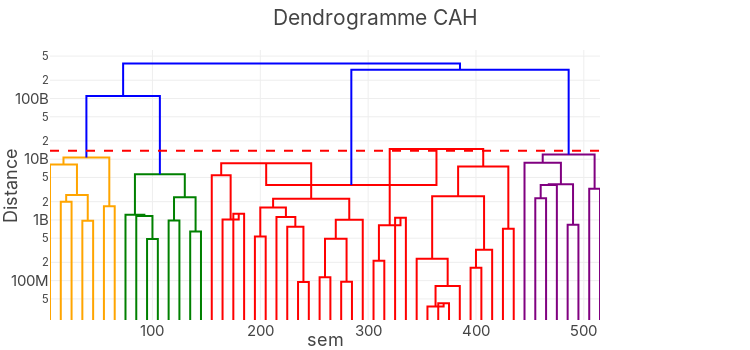
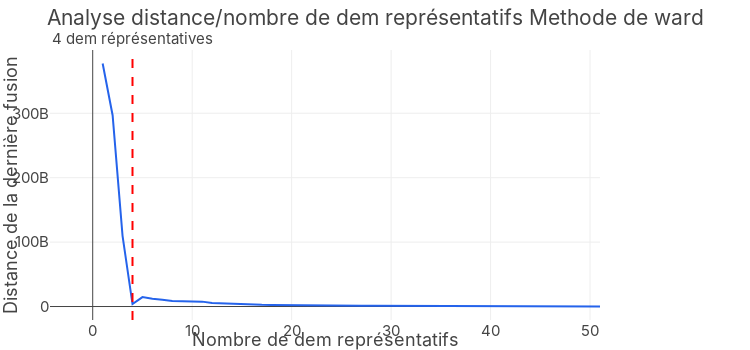

Here is the notebook cell these charts were saved with, in order:
### Code cell
# Build representative demand dictionary over scenario years
# 1. Read raw hourly demand for base year
# 2. Aggregate into representative weeks according to profil_weeks strategy
# 3. Scale future years with annual growth rate
# 4. Create weight dictionary (# of original weeks mapping into each representative week)

demand = np.loadtxt('../../../data/formatted/demand/2019.inc')[:int(7*24*52)]
demand_reshape = pd.DataFrame(np.array(demand).reshape(-1, 7*24))
demand_total = demand_reshape.values.sum()

cluster_labels = None
if profil_weeks == 'average':
    group_size = 52 // number_of_mean_weeks
    cluster_labels = np.repeat(np.arange(number_of_mean_weeks), group_size)
    demand_average = demand_reshape.groupby(np.arange(len(demand_reshape)) // group_size).mean()
elif profil_weeks == 'maxmin':
    max_row_index = demand_reshape.idxmax().iloc[0]
    max_row = demand_reshape.loc[[max_row_index]]
    min_row_index = demand_reshape.idxmin().iloc[0]
    min_row = demand_reshape.loc[[min_row_index]]
    random_rows_indices = rng.choice(demand_reshape.index, size=number_of_mean_weeks-2, replace=False)
    random_rows = demand_reshape.loc[random_rows_indices]
    demand_average = pd.concat([max_row, min_row, random_rows])
    demand_average.reset_index(drop=True, inplace=True)
    demand_average_total = demand_average.values.sum()
    demand_average = demand_average * demand_total / (demand_average_total * 52/number_of_mean_weeks)
elif profil_weeks == 'M4':
    cluster_labels = R_M4_Demand(number_of_mean_weeks, demand_reshape, print_info=print_m4)
    demand_average = demand_reshape.groupby(cluster_labels).mean()
else:
    raise ValueError(f'Invalid profil_weeks={profil_weeks}')

# Build hourly demand dictionary with growth
demand_dict = {
    (y, w, h): demand_average.iloc[w-1, h-1] * (1 + demand_growth) ** (y - years[0])
    for y in years for w in weeks for h in hours
}

# Representative week weights (how many original weeks map to each)
if cluster_labels is not None and len(cluster_labels) == len(demand_reshape):
    raw_weights = dict(Counter(cluster_labels))
    weight_week_dict = {w: raw_weights.get(w-1, 0) for w in weeks}
else:
    block = 52 // number_of_mean_weeks
    weight_week_dict = {w: block for w in weeks}

# Provide grouping array for technology scripts relying on representative-week labels
group = cluster_labels if cluster_labels is not None else np.repeat(
    np.arange(number_of_mean_weeks), 52 // number_of_mean_weeks
)

print('-'*50)
print('Importing demand ... OK')
print(f"Representative weeks: {number_of_mean_weeks} | Strategy: {profil_weeks}")
print('-'*50)

### Figure 1 — Plotly figure (JSON) as saved in the notebook; plotly's stock layout.template omitted (floating-point values rounded to 4 significant figures)
{"data": [{"line": {"color": "orange", "width": 2}, "mode": "lines", "type": "scatter", "x": [15.0, 15.0, 25.0, 25.0], "y": [0.0, 1983000000.0, 1983000000.0, 0.0]}, {"line": {"color": "orange", "width": 2}, "mode": "lines", "type": "scatter", "x": [35.0, 35.0, 45.0, 45.0], "y": [0.0, 966900000.0, 966900000.0, 0.0]}, {"line": {"color": "orange", "width": 2}, "mode": "lines", "type": "scatter", "x": [20.0, 20.0, 40.0, 40.0], "y": [1983000000.0, 2569000000.0, 2569000000.0, 966900000.0]}, {"line": {"color": "orange", "width": 2}, "mode": "lines", "type": "scatter", "x": [5.0, 5.0, 30.0, 30.0], "y": [0.0, 8211000000.0, 8211000000.0, 2569000000.0]}, {"line": {"color": "orange", "width": 2}, "mode": "lines", "type": "scatter", "x": [55.0, 55.0, 65.0, 65.0], "y": [0.0, 1673000000.0, 1673000000.0, 0.0]}, {"line": {"color": "orange", "width": 2}, "mode": "lines", "type": "scatter", "x": [17.5, 17.5, 60.0, 60.0], "y": [8211000000.0, 10640000000.0, 10640000000.0, 1673000000.0]}, {"line": {"color": "green", "width": 2}, "mode": "lines", "type": "scatter", "x": [95.0, 95.0, 105.0, 105.0], "y": [0.0, 486500000.0, 486500000.0, 0.0]}, {"line": {"color": "green", "width": 2}, "mode": "lines", "type": "scatter", "x": [85.0, 85.0, 100.0, 100.0], "y": [0.0, 1156000000.0, 1156000000.0, 486500000.0]}, {"line": {"color": "green", "width": 2}, "mode": "lines", "type": "scatter", "x": [75.0, 75.0, 92.5, 92.5], "y": [0.0, 1220000000.0, 1220000000.0, 1156000000.0]}, {"line": {"color": "green", "width": 2}, "mode": "lines", "type": "scatter", "x": [115.0, 115.0, 125.0, 125.0], "y": [0.0, 976500000.0, 976500000.0, 0.0]}, {"line": {"color": "green", "width": 2}, "mode": "lines", "type": "scatter", "x": [135.0, 135.0, 145.0, 145.0], "y": [0.0, 645400000.0, 645400000.0, 0.0]}, {"line": {"color": "green", "width": 2}, "mode": "lines", "type": "scatter", "x": [120.0, 120.0, 140.0, 140.0], "y": [976500000.0, 2356000000.0, 2356000000.0, 645400000.0]}, {"line": {"color": "green", "width": 2}, "mode": "lines", "type": "scatter", "x": [83.75, 83.75, 130.0, 130.0], "y": [1220000000.0, 5643000000.0, 5643000000.0, 2356000000.0]}, {"line": {"color": "blue", "width": 2}, "mode": "lines", "type": "scatter", "x": [38.75, 38.75, 106.9, 106.9], "y": [10640000000.0, 109700000000.0, 109700000000.0, 5643000000.0]}, {"line": {"color": "red", "width": 2}, "mode": "lines", "type": "scatter", "x": [175.0, 175.0, 185.0, 185.0], "y": [0.0, 1267000000.0, 1267000000.0, 0.0]}, {"line": {"color": "red", "width": 2}, "mode": "lines", "type": "scatter", "x": [165.0, 165.0, 180.0, 180.0], "y": [0.0, 1015000000.0, 1015000000.0, 1267000000.0]}, {"line": {"color": "red", "width": 2}, "mode": "lines", "type": "scatter", "x": [155.0, 155.0, 172.5, 172.5], "y": [0.0, 5469000000.0, 5469000000.0, 1015000000.0]}, {"line": {"color": "red", "width": 2}, "mode": "lines", "type": "scatter", "x": [195.0, 195.0, 205.0, 205.0], "y": [0.0, 531000000.0, 531000000.0, 0.0]}, {"line": {"color": "red", "width": 2}, "mode": "lines", "type": "scatter", "x": [235.0, 235.0, 245.0, 245.0], "y": [0.0, 95070000.0, 95070000.0, 0.0]}, {"line": {"color": "red", "width": 2}, "mode": "lines", "type": "scatter", "x": [225.0, 225.0, 240.0, 240.0], "y": [0.0, 775400000.0, 775400000.0, 95070000.0]}, {"line": {"color": "red", "width": 2}, "mode": "lines", "type": "scatter", "x": [215.0, 215.0, 232.5, 232.5], "y": [0.0, 1122000000.0, 1122000000.0, 775400000.0]}, {"line": {"color": "red", "width": 2}, "mode": "lines", "type": "scatter", "x": [200.0, 200.0, 223.8, 223.8], "y": [531000000.0, 1601000000.0, 1601000000.0, 1122000000.0]}, {"line": {"color": "red", "width": 2}, "mode": "lines", "type": "scatter", "x": [255.0, 255.0, 265.0, 265.0], "y": [0.0, 113900000.0, 113900000.0, 0.0]}, {"line": {"color": "red", "width": 2}, "mode": "lines", "type": "scatter", "x": [275.0, 275.0, 285.0, 285.0], "y": [0.0, 95990000.0, 95990000.0, 0.0]}, {"line": {"color": "red", "width": 2}, "mode": "lines", "type": "scatter", "x": [260.0, 260.0, 280.0, 280.0], "y": [113900000.0, 491600000.0, 491600000.0, 95990000.0]}, {"line": {"color": "red", "width": 2}, "mode": "lines", "type": "scatter", "x": [270.0, 270.0, 295.0, 295.0], "y": [491600000.0, 1011000000.0, 1011000000.0, 0.0]}, {"line": {"color": "red", "width": 2}, "mode": "lines", "type": "scatter", "x": [211.9, 211.9, 282.5, 282.5], "y": [1601000000.0, 2231000000.0, 2231000000.0, 1011000000.0]}, {"line": {"color": "red", "width": 2}, "mode": "lines", "type": "scatter", "x": [163.8, 163.8, 247.2, 247.2], "y": [5469000000.0, 8591000000.0, 8591000000.0, 2231000000.0]}, {"line": {"color": "red", "width": 2}, "mode": "lines", "type": "scatter", "x": [305.0, 305.0, 315.0, 315.0], "y": [0.0, 213200000.0, 213200000.0, 0.0]}, {"line": {"color": "red", "width": 2}, "mode": "lines", "type": "scatter", "x": [325.0, 325.0, 335.0, 335.0], "y": [0.0, 1089000000.0, 1089000000.0, 0.0]}, {"line": {"color": "red", "width": 2}, "mode": "lines", "type": "scatter", "x": [310.0, 310.0, 330.0, 330.0], "y": [213200000.0, 815800000.0, 815800000.0, 1089000000.0]}, {"line": {"color": "red", "width": 2}, "mode": "lines", "type": "scatter", "x": [365.0, 365.0, 375.0, 375.0], "y": [0.0, 42460000.0, 42460000.0, 0.0]}, {"line": {"color": "red", "width": 2}, "mode": "lines", "type": "scatter", "x": [355.0, 355.0, 370.0, 370.0], "y": [0.0, 37500000.0, 37500000.0, 42460000.0]}, {"line": {"color": "red", "width": 2}, "mode": "lines", "type": "scatter", "x": [362.5, 362.5, 385.0, 385.0], "y": [37500000.0, 81230000.0, 81230000.0, 0.0]}, {"line": {"color": "red", "width": 2}, "mode": "lines", "type": "scatter", "x": [345.0, 345.0, 373.8, 373.8], "y": [0.0, 229700000.0, 229700000.0, 81230000.0]}, {"line": {"color": "red", "width": 2}, "mode": "lines", "type": "scatter", "x": [395.0, 395.0, 405.0, 405.0], "y": [0.0, 162800000.0, 162800000.0, 0.0]}, {"line": {"color": "red", "width": 2}, "mode": "lines", "type": "scatter", "x": [400.0, 400.0, 415.0, 415.0], "y": [162800000.0, 323200000.0, 323200000.0, 0.0]}, {"line": {"color": "red", "width": 2}, "mode": "lines", "type": "scatter", "x": [359.4, 359.4, 407.5, 407.5], "y": [229700000.0, 2465000000.0, 2465000000.0, 323200000.0]}, {"line": {"color": "red", "width": 2}, "mode": "lines", "type": "scatter", "x": [425.0, 425.0, 435.0, 435.0], "y": [0.0, 714500000.0, 714500000.0, 0.0]}, {"line": {"color": "red", "width": 2}, "mode": "lines", "type": "scatter", "x": [383.4, 383.4, 430.0, 430.0], "y": [2465000000.0, 7591000000.0, 7591000000.0, 714500000.0]}, {"line": {"color": "red", "width": 2}, "mode": "lines", "type": "scatter", "x": [320.0, 320.0, 406.7, 406.7], "y": [815800000.0, 14680000000.0, 14680000000.0, 7591000000.0]}, {"line": {"color": "red", "width": 2}, "mode": "lines", "type": "scatter", "x": [205.5, 205.5, 363.4, 363.4], "y": [8591000000.0, 3771000000.0, 3771000000.0, 14680000000.0]}, {"line": {"color": "purple", "width": 2}, "mode": "lines", "type": "scatter", "x": [455.0, 455.0, 465.0, 465.0], "y": [0.0, 2269000000.0, 2269000000.0, 0.0]}, {"line": {"color": "purple", "width": 2}, "mode": "lines", "type": "scatter", "x": [460.0, 460.0, 475.0, 475.0], "y": [2269000000.0, 3764000000.0, 3764000000.0, 0.0]}, {"line": {"color": "purple", "width": 2}, "mode": "lines", "type": "scatter", "x": [485.0, 485.0, 495.0, 495.0], "y": [0.0, 834500000.0, 834500000.0, 0.0]}, {"line": {"color": "purple", "width": 2}, "mode": "lines", "type": "scatter", "x": [467.5, 467.5, 490.0, 490.0], "y": [3764000000.0, 3858000000.0, 3858000000.0, 834500000.0]}, {"line": {"color": "purple", "width": 2}, "mode": "lines", "type": "scatter", "x": [445.0, 445.0, 478.8, 478.8], "y": [0.0, 8708000000.0, 8708000000.0, 3858000000.0]}, {"line": {"color": "purple", "width": 2}, "mode": "lines", "type": "scatter", "x": [505.0, 505.0, 515.0, 515.0], "y": [0.0, 3276000000.0, 3276000000.0, 0.0]}, {"line": {"color": "purple", "width": 2}, "mode": "lines", "type": "scatter", "x": [461.9, 461.9, 510.0, 510.0], "y": [8708000000.0, 11910000000.0, 11910000000.0, 3276000000.0]}, {"line": {"color": "blue", "width": 2}, "mode": "lines", "type": "scatter", "x": [284.4, 284.4, 485.9, 485.9], "y": [3771000000.0, 297000000000.0, 297000000000.0, 11910000000.0]}, {"line": {"color": "blue", "width": 2}, "mode": "lines", "type": "scatter", "x": [72.81, 72.81, 385.2, 385.2], "y": [109700000000.0, 377300000000.0, 377300000000.0, 297000000000.0]}], "layout": {"annotations": [{"showarrow": false, "text": "seuil pour 4 dem réprésentatives", "x": 1, "xanchor": "right", "xref": "x domain", "y": 13840000000.0, "yanchor": "bottom", "yref": "y"}], "font": {"size": 15}, "height": 350, "margin": {"b": 30, "l": 50, "r": 150, "t": 50}, "shapes": [{"line": {"color": "red", "dash": "dash"}, "type": "line", "x0": 0, "x1": 1, "xref": "x domain", "y0": 13840000000.0, "y1": 13840000000.0, "yref": "y"}], "showlegend": false, "title": {"text": "Dendrogramme CAH"}, "width": 750, "xaxis": {"title": {"text": "sem"}}, "yaxis": {"title": {"text": "Distance"}, "type": "log"}}}

### Figure 2 — Plotly figure (JSON) as saved in the notebook; plotly's stock layout.template omitted (floating-point values rounded to 4 significant figures)
{"data": [{"mode": "lines", "type": "scatter", "x": [51, 50, 49, 48, 47, 46, 45, 44, 43, 42, 41, 40, 39, 38, 37, 36, 35, 34, 33, 32, 31, 30, 29, 28, 27, 26, 25, 24, 23, 22, 21, 20, 19, 18, 17, 16, 15, 14, 13, 12, 11, 10, 9, 8, 7, 6, 5, 4, 3, 2, 1], "y": [42460000.0, 37500000.0, 81230000.0, 95070000.0, 95990000.0, 113900000.0, 162800000.0, 213200000.0, 229700000.0, 323200000.0, 486500000.0, 491600000.0, 531000000.0, 645400000.0, 714500000.0, 775400000.0, 834500000.0, 966900000.0, 976500000.0, 1011000000.0, 1089000000.0, 815800000.0, 1122000000.0, 1156000000.0, 1220000000.0, 1267000000.0, 1015000000.0, 1601000000.0, 1673000000.0, 1983000000.0, 2231000000.0, 2269000000.0, 2356000000.0, 2465000000.0, 2569000000.0, 3276000000.0, 3764000000.0, 3858000000.0, 5469000000.0, 5643000000.0, 7591000000.0, 8211000000.0, 8591000000.0, 8708000000.0, 10640000000.0, 11910000000.0, 14680000000.0, 3771000000.0, 109700000000.0, 297000000000.0, 377300000000.0]}], "layout": {"annotations": [{"showarrow": false, "text": "4 dem réprésentatives", "x": 4, "xanchor": "center", "xref": "x", "y": 1, "yanchor": "bottom", "yref": "y domain"}], "font": {"size": 15}, "height": 350, "margin": {"b": 30, "l": 50, "r": 150, "t": 50}, "shapes": [{"line": {"color": "red", "dash": "dash"}, "type": "line", "x0": 4, "x1": 4, "xref": "x", "y0": 0, "y1": 1, "yref": "y domain"}], "title": {"text": "Analyse distance/nombre de dem représentatifs Methode de ward"}, "width": 750, "xaxis": {"title": {"text": "Nombre de dem représentatifs"}}, "yaxis": {"title": {"text": "Distance de la dernière fusion"}}}}
